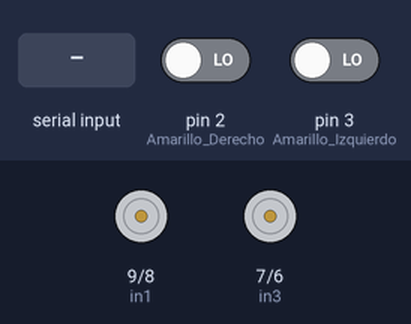
The sketch below on a simulated Arduino Uno, built with avr-gcc and run on an emulated ATmega328P. Shown: motor-driver pin pairs drawn as motors (green arrow = first pin HIGH = forward, orange = second pin HIGH = backward, longer = more drive, scaled by the enable pin). Inputs (shaded band) come from the test bench; at power-on: pin 2 (Amarillo_Derecho) LOW, pin 3 (Amarillo_Izquierdo) LOW. What the sketch prints to the serial monitor is not drawn.

Above: at 1.2 s.
1.3 s: "90,45\n" received over Serial
At 2.5 s:
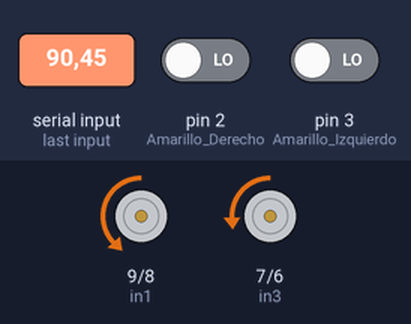
2.9 s: "30,150\n" received over Serial
At 3.7 s:
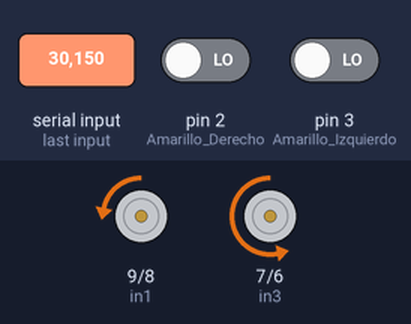
4.5 s: "5\n" received over Serial
At 4.9 s:
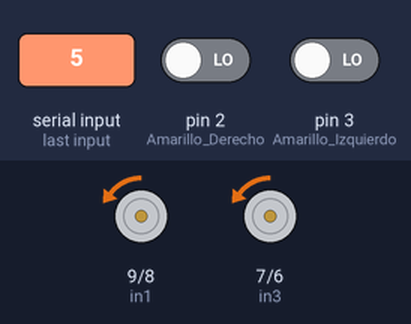
6.1 s: "90\n" received over Serial
At 7.3 s:
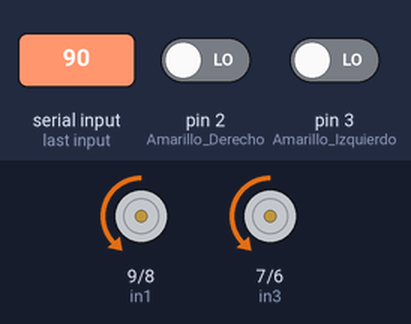
7.7 s: "200\n" received over Serial
At 8.5 s:
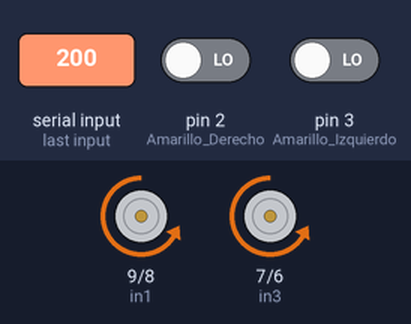
9.3 s: byte 10 ('\n') received over Serial
At 9.7 s:
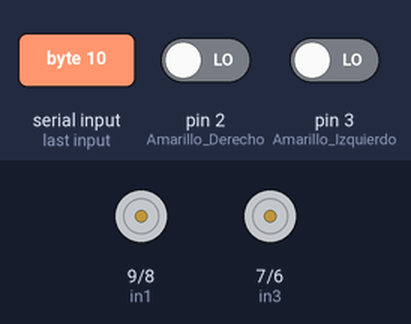
Timing chart, 0 to 11.8 s (numbered marks = the images above; inputs shaded):
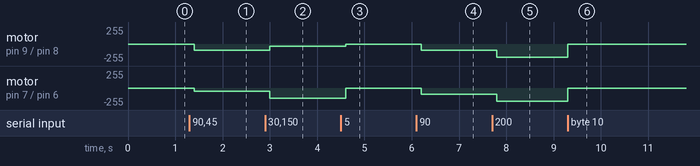

Measured:
- after the input at 1.3 s, motor on pin 9 (in1) / pin 8 (in2): stopped → backward 90/255 after 0.10 s; motor on pin 7 (in3) / pin 6 (in4): stopped → backward 45/255 after 0.10 s
- after the input at 2.9 s, motor on pin 9 (in1) / pin 8 (in2): backward 90/255 → backward 30/255 after 0.10 s; motor on pin 7 (in3) / pin 6 (in4): backward 45/255 → backward 150/255 after 0.10 s
- after the input at 4.5 s, motor on pin 9 (in1) / pin 8 (in2): backward 30/255 → backward 5/255 after 0.10 s; motor on pin 7 (in3) / pin 6 (in4): backward 150/255 → backward 5/255 after 0.10 s
- after the input at 6.1 s, motor on pin 9 (in1) / pin 8 (in2), motor on pin 7 (in3) / pin 6 (in4): backward 5/255 → backward 90/255 after 0.10 s
- after the input at 7.7 s, motor on pin 9 (in1) / pin 8 (in2), motor on pin 7 (in3) / pin 6 (in4): backward 90/255 → backward 200/255 after 0.10 s
- after the input at 9.3 s, motor on pin 9 (in1) / pin 8 (in2), motor on pin 7 (in3) / pin 6 (in4): backward 200/255 → stopped at once

The sketch:

Enviar_CV_Serial_con_odometria.ino
```cpp
////// Pines del L298N///////
//Pines direccion derecha
int in1=9;
int in2=8;
// Pines direccion izquierda
int in3=7;
int in4=6;
// Pin control de velocidad derecha
int ena=10;
// Pin control de velocidad izquierda
int enb=11;
//////// PINES ENCODER///////
// Pines Encoder Rueda Derecha
const int    Amarillo_Derecho = 2; // Entrada de la señal A del encoder.
const int    Verde_Derecho = 4; // Entrada de la señal B del encoder.
// Pines Encoder Rueda Izquierda/////
const int    Amarillo_Izquierdo = 3; // Entrada de la señal A del encoder.
const int    Verde_Izquierdo = 5; // Entrada de la señal B del encoder.


///////////////////// COMUNICACION SERIAL ////////////////
String inputString = "";
bool stringComplete = false;
const char separator = ',';
const int dataLength = 2;
double data[dataLength];

///// Valor PWM/////
int cvDerecho=0;
int cvIzquierdo=0;

///// VALORES VELOCIDAD ANGULAR ////
double wDerecho=0;
double wIzquierdo=0;
double constValue=27.54;// (1000*2*pi)/R ---> R = 228 Resolucion encoder cuadruple
/// DATOS PARA LECTURA DE ENCODER////
volatile long  nDerecho = 0;
volatile long  nIzquierdo = 0;

bool Direction_derecha=false;
bool Direction_izquierda=false;

//// VARIABLES ODOMETRIA ///
double xp = 0.0, yp = 0.0;
double x = 0.0, y = 0.0;
double phi = 0.0;
double uMeas  = 0;
double wMeas  = 0;
const double R = 0.24; // radio de la llanta
const double d = 0.25; // Distancia entre llantas

//// CONTROL DEL TIEMPO /////
unsigned long lastTime = 0;  // Tiempo anterior
unsigned long sampleTime = 100;  // Tiempo de muestreo

void setup()
{
  Serial.begin(9600);

  /////// DEFINICION DE LOS MODOS DE LOS PINES //////
  // Pines de los Encoder derecho
  pinMode(Amarillo_Derecho, INPUT);
  pinMode(Verde_Derecho, INPUT);
  // Pines de los Encoder izquierdo
  pinMode(Amarillo_Izquierdo, INPUT);
  pinMode(Verde_Izquierdo, INPUT);
  // Pines del L298N
  pinMode(in1,OUTPUT);
  pinMode(in2,OUTPUT);
  pinMode(in3,OUTPUT);
  pinMode(in4,OUTPUT);
  pinMode(ena,OUTPUT);
  pinMode(enb,OUTPUT);
  //// INTERRUPCIONES (Se generan en los pines de la Señal A)//////
  attachInterrupt(digitalPinToInterrupt(Amarillo_Derecho), right_wheel_pulse, RISING);
  attachInterrupt(digitalPinToInterrupt(Amarillo_Izquierdo), left_wheel_pulse, RISING);

  Serial.println("Numero de conteos");

}

void loop() {
  if (stringComplete)
  {
    for (int i = 0; i < dataLength ; i++)
    {
      int index = inputString.indexOf(separator);
      data[i] = inputString.substring(0, index).toFloat();
      inputString = inputString.substring(index + 1);
     }

     cvDerecho = data[0];
     cvIzquierdo = data[1];

     inputString = "";
     stringComplete = false;
  }

  //Serial.print("Cuentas: ");Serial.println(n);
  if (millis() - lastTime >= sampleTime){
      calculo_vel_angular_derecha();
      calculo_vel_angular_izquierda();
      velocityRobot(wDerecho, wIzquierdo);

      if (cvDerecho > 0) anticlockwise(in1,in2,ena,cvDerecho); else clockwise(in1,in2,ena,abs(cvDerecho));
      if (cvIzquierdo > 0) anticlockwise(in3,in4,enb,cvIzquierdo); else clockwise(in3,in4,enb,abs(cvIzquierdo));

      phi = phi+0.1*wMeas;
      xp = uMeas*cos(phi);
      yp = uMeas*sin(phi);

      x = x + 0.1*xp;
      y = y + 0.1*yp;

      // Enviar las posiciones y ángulo a través de la comunicación serial en formato CSV
      Serial.println(x);
      //Serial.print(" ");
      //Serial.println(y);
      /*Serial.print(",");
      Serial.print(phi);
      Serial.print(",");
      Serial.print(uMeas);
      Serial.print(",");
      Serial.println(wMeas);*/
      lastTime = millis();
   }
}
void serialEvent() {
  while (Serial.available()) {
    char inChar = (char)Serial.read();
    inputString += inChar;
    if (inChar == '\n') {
      stringComplete = true;
    }
  }
}
////// FUNCIONES CONTEO DE PUNTOS ENCODER //////
// Encoder Derecho
void right_wheel_pulse() {
  int val_derecho = digitalRead(Verde_Derecho);

  if(val_derecho == LOW) {
    Direction_derecha = false; // Reverse
  }
  else {
    Direction_derecha = true; // Forward
  }

  if (Direction_derecha) {
    nDerecho++;
  }
  else {
    nDerecho--;
  }
}
// Encoder Izquierdo
void left_wheel_pulse() {
  int val_izquierdo = digitalRead(Verde_Izquierdo);

  if(val_izquierdo == LOW) {
    Direction_izquierda = false; // Reverse
  }
  else {
    Direction_izquierda = true; // Forward
  }

  if (Direction_izquierda) {
    nIzquierdo--;
  }
  else {
    nIzquierdo++;
  }
}
//// FUNCIONES CALCULO DE LAS VELOCIDADES ANGULARES /////
// Velocidad angular derecha
void calculo_vel_angular_derecha(){
  wDerecho = constValue*nDerecho/(millis()-lastTime);
  nDerecho=0;

}
// Velocidad angular izquierda
void calculo_vel_angular_izquierda(){
  wIzquierdo = constValue*nIzquierdo/(millis()-lastTime);
  nIzquierdo=0;

}
////// FUNCIONES MOVIMIENTO DEL MOTOR /////
// Movimiento hacia delante
void clockwise(int pin1, int pin2,int analogPin, int pwm)
{
  digitalWrite(pin1, HIGH);
  digitalWrite(pin2, LOW);
  analogWrite(analogPin,pwm);
}
// Movimiento hacia atras
void anticlockwise(int pin1, int pin2,int analogPin, int pwm)
{
  digitalWrite(pin1, LOW);
  digitalWrite(pin2, HIGH);
  analogWrite(analogPin,pwm);
}
//FUNCION CALCULO VELOCIDAD ANGULAR Y LINEAL GENERAL////
void velocityRobot(double w_derecha, double w_izquierda)
{
  uMeas = (R*(w_derecha+w_izquierda))/2.0;
  wMeas = (R*(w_derecha-w_izquierda))/d;
}
```
